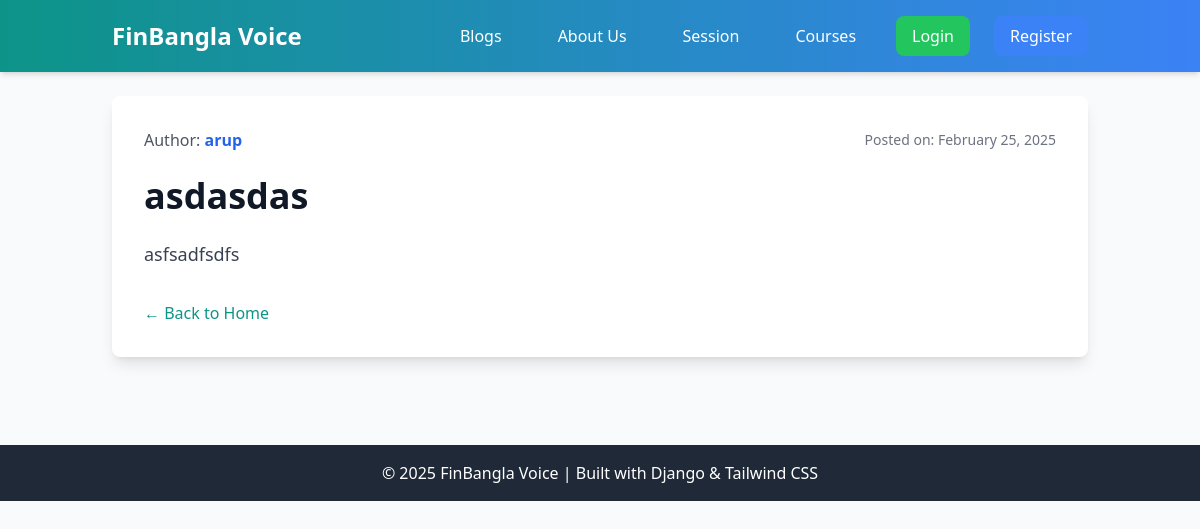
Page /blogs/post/10/ on the committed database.
### blogs/models.py (models this page shows, shortened)
class Post(models.Model):
    title = models.CharField(max_length=100)
    content = models.TextField()
    date_posted = models.DateTimeField(default=timezone.now)
    author = models.ForeignKey(User, on_delete=models.CASCADE)

### blogs/views.py (the view)
# urls.py: path('post/<int:pk>/', PostDetailView.as_view(), name='post-detail'),
class PostDetailView(DetailView):
    model = Post
    template_name = "blogs/post_detail.html"  # Specify the template location
    context_object_name = "post"  # Name of the object in the template context
    def get_context_data(self, **kwargs):
        context = super().get_context_data(**kwargs)
        context["user"] = self.request.user  # Add the current user to the context
        return context

### blogs/templates/blogs/post_detail.html (shortened to what this page needs)
{% extends "blogs/base.html" %}
{% block content %}
{% load static %}
<div class="bg-white rounded-lg shadow-lg p-8 mb-8 animate-fadeIn">
    <div class="flex justify-between items-center mb-6">
        <div>
            <span class="text-gray-600 font-medium">Author:</span>
            <a href="{% url 'user-posts' post.author.username %}" class="text-blue-600 hover:underline font-semibold transition-colors">
                {{ post.author }}
            </a>
        </div>
        <span class="text-sm text-gray-500">Posted on: {{ post.date_posted | date:"F d, Y" }}</span>
    </div>
    <h1 class="text-4xl font-bold text-gray-900 mb-6">{{ post.title }}</h1>
    <p class="text-gray-700 text-lg leading-relaxed mb-8">{{ post.content }}</p>
    <a href="{% url 'blog-home' %}" class="text-teal-600 hover:underline">&larr; Back to Home</a>
</div>
{% endblock %}

### rows in the picture
Post: author "arup", date_posted "February 25, 2025", title "asdasdas", content "asfsadfsdfs"
